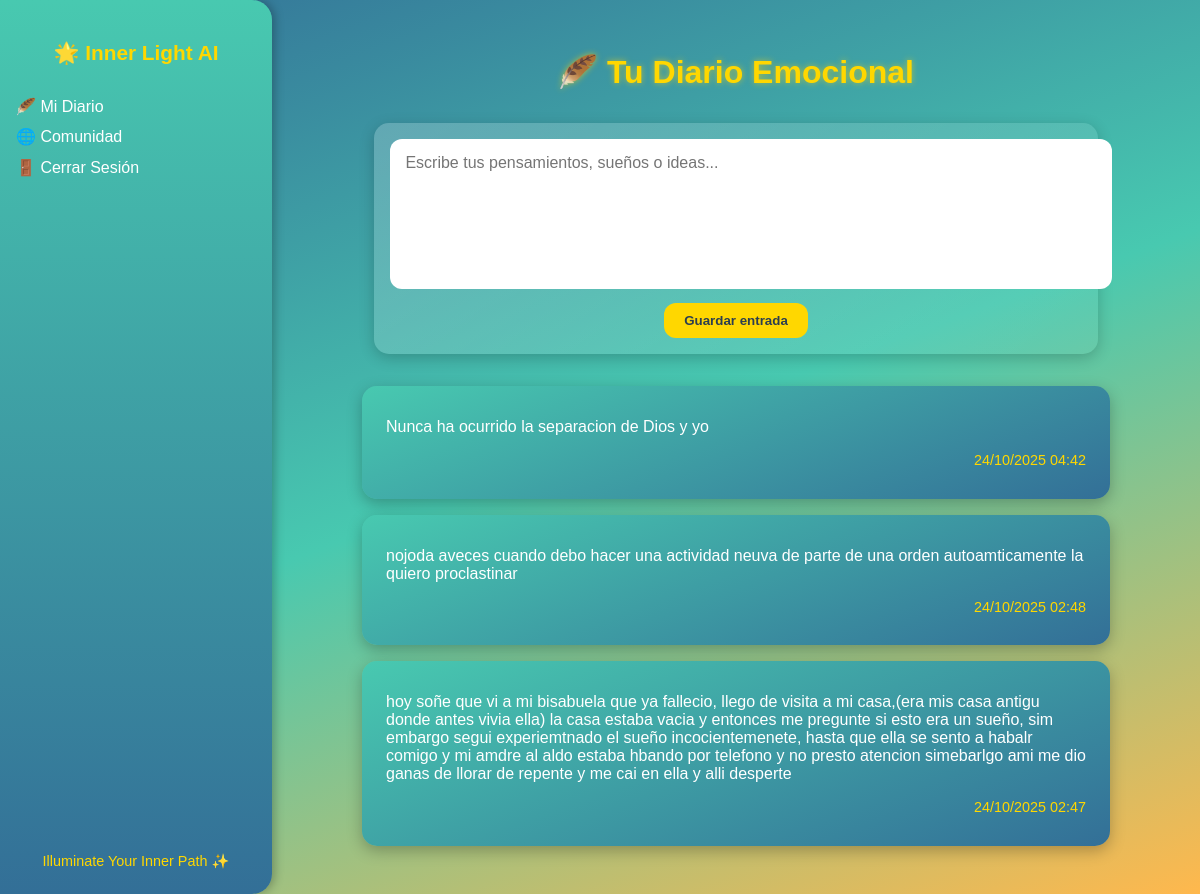
The page /journal/ (signed in) on the database its author committed.
### journal/models.py (models this page shows, shortened)
class JournalEntry(models.Model):
    user = models.ForeignKey(User, on_delete=models.CASCADE)
    content = models.TextField()
    created_at = models.DateTimeField(auto_now_add=True)

### journal/views.py (the view)
# urls.py: path('', views.journal_list, name='list'),
@login_required
def journal_list(request):
    entries = JournalEntry.objects.filter(user=request.user).order_by('-created_at')
    if request.method == 'POST':
        content = request.POST.get('content')
        if content:
            JournalEntry.objects.create(user=request.user, content=content)
            return redirect('journal:list')
    return render(request, 'journal/journal_list.html', {'entries': entries})

### journal/templates/journal/journal_list.html (shortened to what this page needs)
{% load static %}
<!DOCTYPE html>
<html lang="es">
<head>
</head>
<body>
    <div class="sidebar">
        <div>
            <h2>🌟 Inner Light AI</h2>
            <a href="{% url 'journal:list' %}">🪶 Mi Diario</a>
            <a href="{% url 'journal:community' %}">🌐 Comunidad</a>
            <a href="{% url 'logout' %}">🚪 Cerrar Sesión</a>
        </div>
        <div class="sidebar-footer">
            Illuminate Your Inner Path ✨
        </div>
    </div>
    <div class="main">
        <h1>🪶 Tu Diario Emocional</h1>
        <form method="POST" action="{% url 'journal:add' %}">
            <textarea name="content" placeholder="Escribe tus pensamientos, sueños o ideas..."></textarea>
            <button type="submit">Guardar entrada</button>
        </form>
        {% for entry in entries %}
            <div class="entry">
                <p>{{ entry.content }}</p>
                <p class="entry-date">{{ entry.created_at|date:"d/m/Y H:i" }}</p>
            </div>
        {% empty %}
            <p>No hay entradas todavía. 🌱</p>
        {% endfor %}
    </div>
</body>
</html>

### journal/templates/journal/journal_list.html (style rules this page uses)
body { margin: 0; font-family: 'Poppins', sans-serif; background: linear-gradient(160deg, #336F97, #48C9B0, #FFB84D); color: #FFFFFF; display: flex; height: 100vh; }
.sidebar { width: 240px; background: linear-gradient(180deg, #48C9B0, #336F97); color: white; padding: 1.5rem 1rem; display: flex; flex-direction: column; justify-content: space-between; border-top-right-radius: 20px; border-bottom-right-radius: 20px; box-shadow: 3px 0 10px rgba(0, 0, 0, 0.25); }
.sidebar h2 { font-size: 1.3rem; color: #FFD700; text-align: center; margin-bottom: 2rem; }
.sidebar a { color: white; text-decoration: none; margin: 0.7rem 0; display: flex; align-items: center; gap: 10px; font-size: 1rem; }
.sidebar-footer { font-size: 0.9rem; color: #FFD700; text-align: center; margin-top: 2rem; }
.main { flex-grow: 1; padding: 2rem; overflow-y: auto; text-align: center; }
h1 { color: #FFD700; font-size: 2rem; text-shadow: 0 0 6px rgba(255, 215, 0, 0.6); }
form { background: linear-gradient(145deg, rgba(255, 255, 255, 0.2), rgba(255, 255, 255, 0.05)); border-radius: 15px; padding: 1rem; margin: 2rem auto; width: 80%; max-width: 700px; box-shadow: 0 4px 15px rgba(0, 0, 0, 0.2); }
textarea { width: 100%; border: none; border-radius: 12px; padding: 15px; font-size: 1rem; color: #2C3E50; font-family: 'Poppins', sans-serif; resize: none; height: 120px; }
button { background-color: #FFD700; color: #2C3E50; border: none; border-radius: 12px; padding: 10px 20px; font-weight: bold; cursor: pointer; transition: all 0.3s; margin-top: 10px; }
.entry { background: linear-gradient(160deg, #48C9B0, #336F97); border-radius: 15px; padding: 1rem 1.5rem; margin: 1rem auto; max-width: 700px; text-align: left; color: #fff; box-shadow: 0 5px 15px rgba(0, 0, 0, 0.25); }
.entry-date { text-align: right; color: #FFD700; font-size: 0.9rem; }

### rows shown on the page
JournalEntry: content "Nunca ha ocurrido la separacion de Dios y yo", created_at "24/10/2025 04:42"
JournalEntry: content "nojoda aveces cuando debo hacer una actividad neuva de parte de una orden autoamticamente la quiero proclastinar", created_at "24/10/2025 02:48"
JournalEntry: content "hoy soñe que vi a mi bisabuela que ya fallecio, llego de visita a mi casa,(era mis casa antigu donde antes vivia ella) la casa estaba vacia y entonces me pregunte si esto era un sueño, sim embargo segui experiemtnado el sueño incocientemenete, hasta que ella se sento a habalr comigo y mi amdre al aldo estaba hbando por telefono y no presto atencion simebarlgo ami me dio ganas de llorar de repente y me cai en ella y alli desperte", created_at "24/10/2025 02:47"
